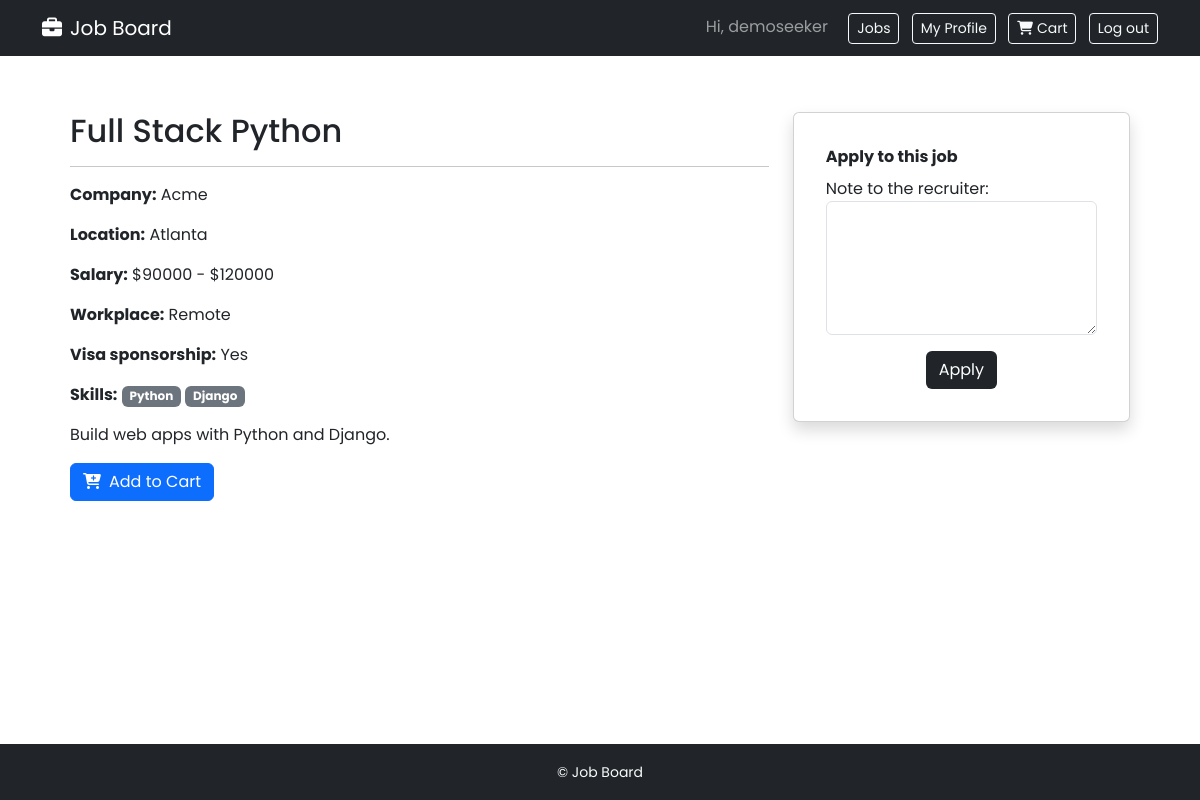
The page /jobs/1/ (signed in) on the database its author committed.
### jobs/models.py (models this page shows, shortened)
class Job(models.Model):
    REMOTE = 'remote'
    ONSITE = 'onsite'
    WORKPLACE_CHOICES = [
        (REMOTE, 'Remote'),
        (ONSITE, 'On-site'),
    ]
    title = models.CharField(max_length=200)
    company = models.CharField(max_length=200)
    description = models.TextField(blank=True)
    skills = models.ManyToManyField('profiles.Skill', blank=True)
    location = models.CharField(max_length=200)
    latitude = models.DecimalField(max_digits=9, decimal_places=6, null=True, blank=True)
    longitude = models.DecimalField(max_digits=9, decimal_places=6, null=True, blank=True)
    salary_min = models.PositiveIntegerField()
    salary_max = models.PositiveIntegerField()
    workplace = models.CharField(max_length=20, choices=WORKPLACE_CHOICES)
    visa_sponsorship = models.BooleanField(default=False)
    posted_by = models.ForeignKey(User, on_delete=models.CASCADE, related_name='jobs')
    created_at = models.DateTimeField(auto_now_add=True)

### profiles/models.py (models this page shows, shortened)
class Skill(models.Model):
    name = models.CharField(max_length=50, unique=True)

### jobs/views.py (the view)
# urls.py: path('<int:id>/', views.show, name='jobs.show'),
@login_required
def show(request, id):
    if is_recruiter(request.user):
        return redirect('home.index')
    job = Job.objects.get(id=id)
    applications = Application.objects.filter(job=job,
        user=request.user)
    cart = request.session.get('cart', [])
    template_data = {}
    template_data['title'] = job.title
    template_data['job'] = job
    template_data['applications'] = applications
    template_data['in_cart'] = id in cart
    return render(request, 'jobs/show.html',
                  {'template_data': template_data})

### accounts/permissions.py (called while the page is built)
def is_recruiter(user):
    return (user.is_authenticated and
            UserRole.objects.filter(user=user, role=UserRole.RECRUITER).exists())

### jobs/templates/jobs/show.html (shortened to what this page needs)
{% extends 'base.html' %}
{% block content %}
{% load static %}
<div class="p-3">
  <div class="container">
    <div class="row mt-3">
      <div class="col-md-8 mx-auto mb-3">
        <h2>{{ template_data.job.title }}</h2>
        <hr />
        <p><b>Company:</b> {{ template_data.job.company }}</p>
        <p><b>Location:</b> {{ template_data.job.location }}</p>
        <p><b>Salary:</b> ${{ template_data.job.salary_min }} -
          ${{ template_data.job.salary_max }}</p>
        <p><b>Workplace:</b>
          {{ template_data.job.get_workplace_display }}</p>
        <p><b>Visa sponsorship:</b>
          {% if template_data.job.visa_sponsorship %}Yes{% else %}No{% endif %}</p>
        <p><b>Skills:</b>
          {% for skill in template_data.job.skills.all %}
          <span class="badge bg-secondary">{{ skill.name }}</span>
          {% endfor %}
        </p>
        <p>{{ template_data.job.description|linebreaksbr }}</p>
        {% if template_data.in_cart %}
        <a href="{% url 'cart.index' %}"
          class="btn btn-outline-secondary">In your cart</a>
        {% else %}
        <form method="POST"
          action="{% url 'cart.add' id=template_data.job.id %}">
          <button type="submit" class="btn btn-primary">
            <i class="fas fa-cart-plus me-2"></i>Add to Cart
          </button>
        </form>
        {% endif %}
      </div>
      <div class="col-md-4 mx-auto mb-3">
        <div class="card shadow p-3 mb-4 rounded">
          <div class="card-body">
            {% if template_data.applications %}
            {% for application in template_data.applications %}
            <b class="card-title">You applied</b>
            <p class="card-subtitle mt-2 text-muted">
              {{ application.date }}</p>
            <p class="card-text mt-2">
              {{ application.note|linebreaksbr }}</p>
            {% endfor %}
            {% else %}
            <b class="card-title">Apply to this job</b>
            <form method="POST"
              action="{% url 'jobs.apply' id=template_data.job.id %}">
              <p class="mt-2">
                <label for="note">Note to the recruiter:</label>
                <textarea name="note" rows="5"
                class="form-control" id="note"></textarea>
              </p>
              <div class="text-center">
                <button type="submit" class="btn bg-dark text-white">
                  Apply
                </button>
              </div>
            </form>
            {% endif %}
          </div>
        </div>
      </div>
    </div>
  </div>
</div>
{% endblock content %}

### secondproject/templates/base.html (shortened to what this page needs)
<!DOCTYPE html>
  {% load static %}
<html lang="en">
  <head>
    <link href="https://cdn.jsdelivr.net/npm/bootstrap@5.3.3/dist/css/bootstrap.min.css"
          rel="stylesheet">
    <link rel="stylesheet"
          href="https://cdnjs.cloudflare.com/ajax/libs/font-awesome/6.1.1/css/all.min.css">
    <link rel="stylesheet" href="{% static 'css/style.css' %}">
  </head>
  <body class="d-flex flex-column min-vh-100">
    <nav class="navbar navbar-expand-lg navbar-dark bg-dark">
      <div class="container">
        <a class="navbar-brand" href="{% url 'home.index' %}">
          <i class="fa-solid fa-briefcase me-2"></i>Job Board
        </a>
         <div class="ms-auto">
          {% if user.is_authenticated %}
            <span class="navbar-text me-3">Hi, {{ user.username }}</span>
            {% if user.role.role != 'recruiter' %}
            <a class="btn btn-outline-light btn-sm me-2" href="{% url 'jobs.index' %}">Jobs</a>
            <a class="btn btn-outline-light btn-sm me-2" href="{% url 'profiles.index' %}">My Profile</a>
            <a class="btn btn-outline-light btn-sm me-2" href="{% url 'cart.index' %}">
              <i class="fas fa-shopping-cart me-1"></i>Cart</a>
            {% endif %}
            <a class="btn btn-outline-light btn-sm" href="{% url 'accounts.logout' %}">Log out</a>
          {% else %}
            <a class="btn btn-outline-light btn-sm me-2" href="{% url 'accounts.login' %}">Log in</a>
            <a class="btn btn-light btn-sm" href="{% url 'accounts.signup' %}">Sign up</a>
          {% endif %}
        </div>
      </div>
    </nav>
    <div class="container flex-grow-1 py-4">
      {% block content %}
      {% endblock content %}
    </div>
    <footer class="bg-dark text-light text-center py-3">
      <small>&copy; Job Board</small>
    </footer>
  </body>
</html>

### secondproject/templates/base.html (style rules this page uses)
body { font-family: 'Poppins', sans-serif; }

### rows shown on the page
Job: job "Full Stack Python", job.company "Acme", job.location "Atlanta", job.salary_min "90000", job.salary_max "120000", job.workplace "Remote", job.description "Build web apps with Python and Django."
Skill: name "Python"
Skill: name "Django"

### other values the page prints
{{ user.username }} "demoseeker"
